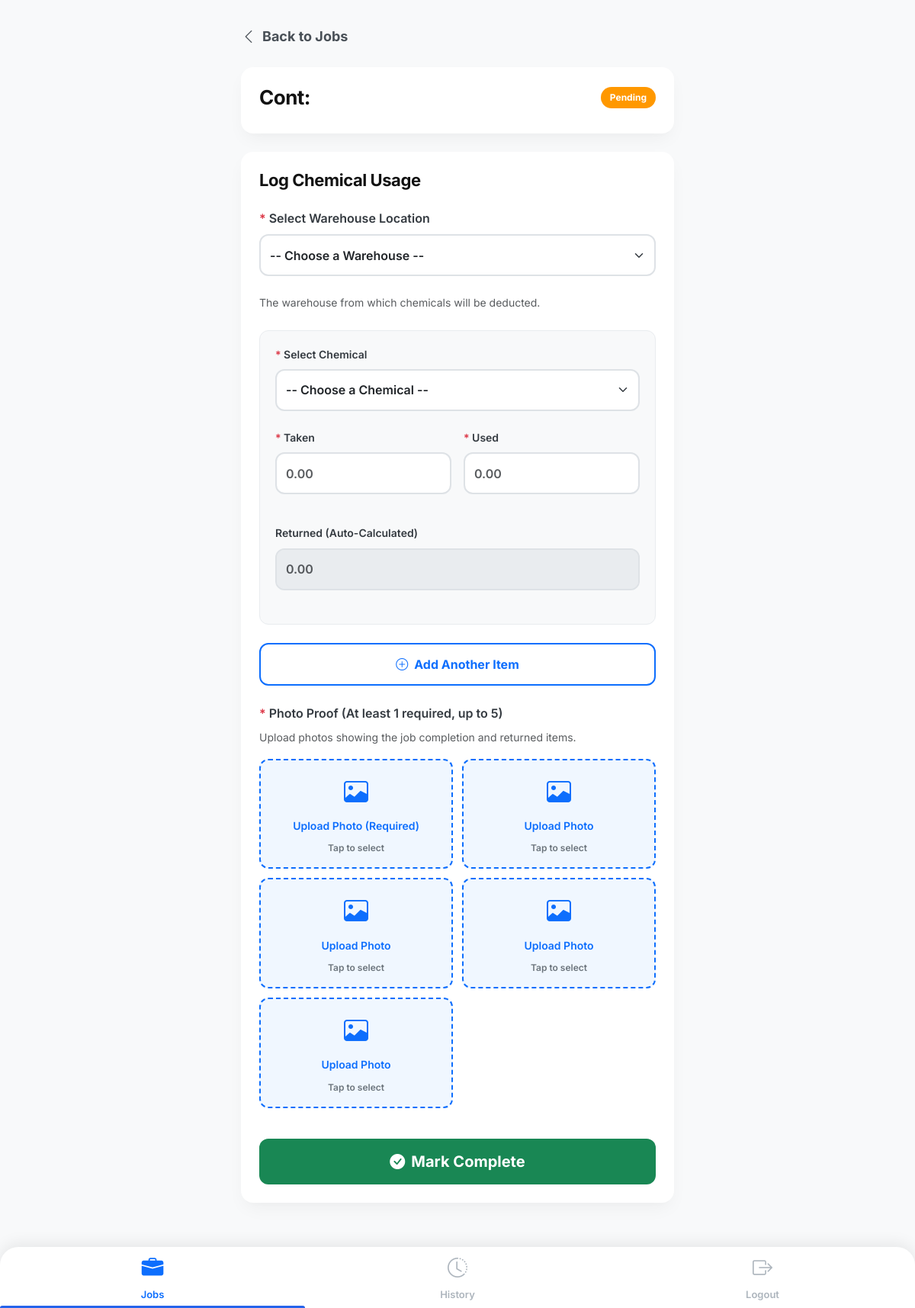
The app's page /job/7/ (signed in), older data.
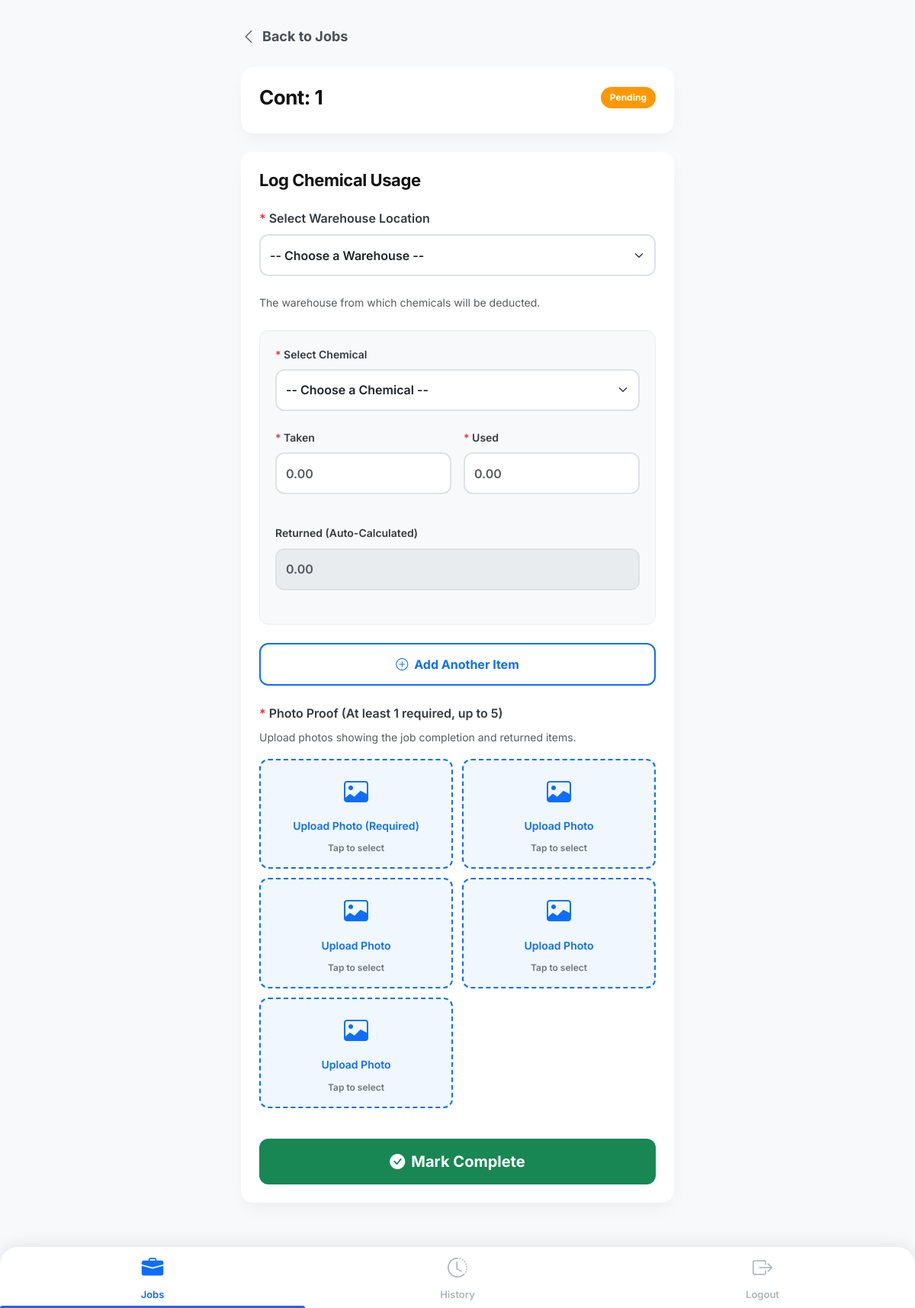
The same page, newer data.
### inventory_app/models.py (models this page shows, shortened)
class Job(models.Model):
    STATUS_CHOICES = (
        ('pending', 'Pending'),
        ('completed', 'Completed'),
    )
    TARGET_CHOICES = (
        ('Commodity', 'Commodity'),
        ('Container', 'Container'),
        ('Packing', 'Packing'),
        ('Other', 'Other'),
    )
    ENCLOSURE_CHOICES = (
        ('Sheeted', 'Sheeted'),
        ('Chamber', 'Chamber'),
        ('Un-sheeted', 'Un-sheeted'),
        ('Other', 'Other'),
    )
    container_number = models.CharField(
        max_length=100,
        help_text="Identifier for the shipping container."
    )
    title = models.CharField(max_length=200, default="New Job", help_text="e.g., Mundra Fumigation")
    assigned_workers = models.ManyToManyField(User, related_name='assigned_jobs_multi', help_text="Workers assigned to this job.")
    assigned_to = models.ForeignKey(
        User,
        on_delete=models.CASCADE,
        related_name='assigned_jobs',
        null=True,
        blank=True,
        help_text="[Deprecated] Field worker assigned to this job."
    )
    status = models.CharField(
        max_length=20,
        choices=STATUS_CHOICES,
        default='pending'
    )
    scheduled_date = models.DateField(
        help_text="The date the job is/was scheduled."
    )
    execution_date = models.DateField(
        default=timezone.localdate,
        help_text=(
            "The actual date the job was executed. "
            "Admins can backdate this for retroactive data entry."
        )
    )
    notes = models.TextField(
        blank=True,
        null=True,
        help_text="Admin notes or special instructions for this job."
    )
    chemical_item = models.ForeignKey(
        InventoryItem,
        on_delete=models.SET_NULL,
        blank=True,
        null=True,
        related_name='assigned_jobs',
        help_text="Chemical to be used for this job."
    )
    chemical_amount = models.DecimalField(
        max_digits=10,
        decimal_places=3,
        blank=True,
        null=True,
        help_text="Amount of chemical to take."
    )
    chemical_unit = models.CharField(
        max_length=50,
        choices=UNIT_CHOICES,
        blank=True,
        null=True,
        help_text="Unit for the chemical amount."
    )
    source_warehouse = models.ForeignKey(
        WarehouseLocation,
        on_delete=models.SET_NULL,
        blank=True,
        null=True,
        related_name='assigned_jobs_source',
        help_text="Warehouse to take the chemical from."
    )
    execution_address = models.TextField(
        blank=True,
        null=True,
        help_text="Address where the job will be executed."
    )
    cha = models.ForeignKey(
        CHA,
        on_delete=models.SET_NULL,
        blank=True,
        null=True,
        related_name='jobs',
        help_text="Customs House Agent handling this job."
    )
    exporter = models.ForeignKey(
        Exporter,
        on_delete=models.SET_NULL,
        blank=True,
        null=True,
        related_name='jobs',
        help_text="Exporter for this shipment."
    )
    client = models.ForeignKey(
        Client,
        on_delete=models.SET_NULL,
        blank=True,
        null=True,
        related_name='jobs',
        help_text="Consignee / Client for this shipment."
    )
    cargo_description = models.TextField(
        blank=True,
        null=True,
        help_text="Description of the cargo."
    )
    quantity_pkgs = models.CharField(
        max_length=100,
        blank=True,
        null=True,
        help_text="Quantity and packaging type (e.g., '100 Bags')."
    )
    site_location = models.CharField(
        max_length=200,
        blank=True,
        null=True,
        help_text="Specific site location for the job."
    )
    working_address = models.TextField(
        blank=True,
        null=True,
        help_text="Full working address."
    )
    subject = models.CharField(
        max_length=200,
        blank=True,
        null=True,
        help_text="Subject line for reports/certificates."
    )
    certificate_name = models.CharField(
        max_length=200,
        blank=True,
        null=True,
        help_text="Name to appear on certificates."
    )
    is_third_party_vendor = models.BooleanField(
        default=False,
        help_text="Indicates if a third-party vendor is executing the job."
    )
    branch = models.CharField(
        max_length=100,
        blank=True,
        null=True,
        help_text="Branch name."
    )
    customer_id_bill_to = models.CharField(
        max_length=100,
        blank=True,
        null=True,
        help_text="Customer ID (Bill To)."
    )
    remarks = models.TextField(
        blank=True,
        null=True,
        help_text="Optional remarks."
    )
    task_description = models.TextField(
        blank=True,
        null=True,
        help_text="Task description."
    )
    stock_warehouse = models.ForeignKey(
        WarehouseLocation,
        on_delete=models.SET_NULL,
        blank=True,
        null=True,
        related_name='jobs',
        help_text="Warehouse location for stock deduction."
    )
    other_supporting_work = models.TextField(
        blank=True,
        null=True,
        help_text="Other supporting work details."
    )
    vessel_voyage = models.CharField(max_length=200, blank=True, null=True)
    port_of_loading = models.CharField(max_length=200, blank=True, null=True)
    destination_country = models.CharField(max_length=200, blank=True, null=True)
    consignment_link = models.CharField(max_length=500, blank=True, null=True)
    commodity_country_of_origin = models.CharField(max_length=200, blank=True, null=True)
    gross_weight = models.CharField(max_length=100, blank=True, null=True, help_text="Include 'KGS'")
    net_weight = models.CharField(max_length=100, blank=True, null=True)
    target_of_fumigation = models.CharField(max_length=50, choices=TARGET_CHOICES, blank=True, null=True)
    enclosure_type = models.CharField(max_length=50, choices=ENCLOSURE_CHOICES, blank=True, null=True)
    datetime_commenced = models.DateTimeField(blank=True, null=True)
    datetime_completed = models.DateTimeField(blank=True, null=True)
    final_tlv_reading = models.CharField(max_length=100, blank=True, null=True)
    dosage = models.CharField(max_length=200, blank=True, null=True)
    method_application = models.CharField(max_length=200, blank=True, null=True)
    stack_size = models.CharField(max_length=200, blank=True, null=True)
    issue_date = models.DateField(blank=True, null=True, help_text="Date of Issue")
    fumigation_date = models.DateField(blank=True, null=True, help_text="Date of Fumigation")
    expiry_date = models.DateField(blank=True, null=True, help_text="Expiry Date")
    certificate_number = models.CharField(max_length=200, blank=True, null=True)
    customer_bill_to = models.CharField(max_length=200, blank=True, null=True)
    name_of_fumigant = models.CharField(max_length=200, blank=True, null=True)
    place_of_fumigation_general = models.CharField(max_length=200, blank=True, null=True)
    container_type_description = models.CharField(max_length=200, blank=True, null=True)
    total_containers = models.IntegerField(blank=True, null=True)
    print_container_size = models.BooleanField(default=False)
    seal_numbers = models.CharField(max_length=500, blank=True, null=True)
    commodity_description = models.TextField(blank=True, null=True)
    net_weight_unit = models.CharField(max_length=50, blank=True, null=True)
    gross_weight_unit = models.CharField(max_length=50, blank=True, null=True)
    target_commodity = models.BooleanField(default=False)
    target_container = models.BooleanField(default=False)
    target_packing = models.BooleanField(default=False)
    target_other = models.CharField(max_length=200, blank=True, null=True)
    prescribed_dose = models.CharField(max_length=100, blank=True, null=True)
    prescribed_exposure = models.CharField(max_length=100, blank=True, null=True)
    prescribed_temp = models.CharField(max_length=100, blank=True, null=True)
    applied_dose = models.CharField(max_length=100, blank=True, null=True)
    applied_exposure = models.CharField(max_length=100, blank=True, null=True)
    applied_temp = models.CharField(max_length=100, blank=True, null=True)
    fumigation_street = models.CharField(max_length=200, blank=True, null=True)
    fumigation_city = models.CharField(max_length=100, blank=True, null=True)
    fumigation_country = models.CharField(max_length=100, blank=True, null=True)
    fumigation_postcode = models.CharField(max_length=50, blank=True, null=True)
    operator_name = models.CharField(max_length=200, blank=True, null=True)
    certificate_sign_date = models.DateField(blank=True, null=True)
    additional_declaration = models.TextField(blank=True, null=True)
    treatment_provider_id = models.CharField(max_length=100, blank=True, null=True)
    accreditation_number = models.CharField(max_length=100, blank=True, null=True)
    created_at = models.DateTimeField(auto_now_add=True)
    updated_at = models.DateTimeField(auto_now=True)
    class Meta:
        ordering = ['-execution_date', '-created_at']
        verbose_name = "Job"
        verbose_name_plural = "Jobs"

### inventory_app/views.py (the view)
# urls.py: path('job/<int:job_id>/', views.job_detail_view, name='job_detail'),
@never_cache
@login_required
def job_detail_view(request, job_id):
    job = get_object_or_404(Job, id=job_id, assigned_workers=request.user)
    if job.status == 'completed':
        return redirect('job_list')
    warehouse_locations = WarehouseLocation.objects.all()
    FORMSET_PREFIX = 'inventoryusagelog_set'
    if request.method == 'POST':
        warehouse_location_id = request.POST.get('warehouse_location')
        if not warehouse_location_id:
            return JsonResponse({'success': False, 'error': 'Please select a Warehouse Location.'}, status=400)
        try:
            warehouse_location = WarehouseLocation.objects.get(id=warehouse_location_id)
        except WarehouseLocation.DoesNotExist:
            return JsonResponse({'success': False, 'error': 'Invalid Warehouse Location selected.'}, status=400)
        has_images = any(request.FILES.get(f'job_image_{i}') for i in range(5))
        if not has_images:
            return JsonResponse({'success': False, 'error': 'Please upload at least one photo proof.'}, status=400)
        formset = InventoryUsageLogFormSet(
            request.POST,
            queryset=InventoryUsageLog.objects.none(),
            prefix=FORMSET_PREFIX,
        )
        if formset.is_valid():
            with transaction.atomic():
                from collections import defaultdict
                from decimal import Decimal
                item_taken_totals = defaultdict(Decimal)
                for form in formset.forms:
                    cd = form.cleaned_data
                    if not cd or cd.get('DELETE', False):
                        continue
                    if not cd.get('item'):
                        continue
                    item_taken_totals[cd['item']] += cd.get('amount_taken', Decimal('0'))
                stock_errors = []
                for item, total_taken in item_taken_totals.items():
                    try:
                        stock_level = StockLevel.objects.get(item=item, location=warehouse_location)
                        available = Decimal(str(stock_level.quantity))
                        if total_taken > available:
                            val_taken = total_taken.normalize()
                            val_avail = available.normalize()
                            stock_errors.append(f"Not enough stock for {item.name}. Available: {val_avail}, Attempting to take: {val_taken}.")
                    except StockLevel.DoesNotExist:
                        stock_errors.append(f"No stock record found for {item.name} at {warehouse_location.name}.")
                if stock_errors:
                    return JsonResponse({'success': False, 'error': " | ".join(stock_errors)}, status=400)
                saved_logs = []
                image_files = [f for key in request.FILES for f in request.FILES.getlist(key) if key.startswith('job_image_') or key == 'completion_images']
                multi_images = request.FILES.getlist('completion_images')
                single_images = [request.FILES.get(f'job_image_{i}') for i in range(5) if request.FILES.get(f'job_image_{i}')]
                all_images = multi_images if multi_images else single_images
                for form in formset.forms:
                    cd = form.cleaned_data
                    if not cd or cd.get('DELETE', False):
                        continue
                    if not cd.get('item'):  # item is required
                        continue
                    log = form.save(commit=False)
                    log.job = job
                    from decimal import Decimal
                    log.amount_taken = round(Decimal(str(log.amount_taken)), 2)
                    log.amount_used = round(Decimal(str(log.amount_used)), 2)
                    log.amount_returned = round(Decimal(str(log.amount_returned)), 2)
                    if not saved_logs and all_images:
                        log.photo_proof = all_images[0]
                    log.save()
                    saved_logs.append(log)
                    from decimal import Decimal
                    try:
                        stock_level = StockLevel.objects.get(
                            item=log.item,
                            location=warehouse_location
                        )
                        new_qty = stock_level.quantity - float(log.amount_used)
                        stock_level.quantity = max(0, int(new_qty)) if isinstance(stock_level.quantity, int) else max(Decimal('0'), Decimal(str(new_qty)))
                        stock_level.save()
                    except StockLevel.DoesNotExist:
                        pass  # No stock record — admin can reconcile later
                if saved_logs:
                    job.status = 'completed'
                    job.save()
                    for img_file in all_images:
                        JobImage.objects.create(job=job, image=img_file)
                    return JsonResponse({
                        'success': True,
                        'message': f'Successfully logged {len(saved_logs)} item(s) and completed job {job.container_number}.'
                    })
                else:
                    return JsonResponse({
                        'success': False,
                        'error': 'No valid items to log. Please fill in at least one item with Taken and Used amounts.'
                    }, status=400)
        else:
            error_msgs = []
            for ferr in formset.errors:
                for field, errs in ferr.items():
                    if field != '__all__':
                        error_msgs.extend(errs)
            if formset.non_form_errors():
                error_msgs.extend(formset.non_form_errors())
            error_text = ' | '.join(dict.fromkeys(error_msgs)) if error_msgs else 'Please correct the errors in the form.'
            return JsonResponse({'success': False, 'error': error_text}, status=400)
    else:
        formset = InventoryUsageLogFormSet(
            queryset=InventoryUsageLog.objects.none(),
            prefix=FORMSET_PREFIX,
        )
    context = {
        'job': job,
        'formset': formset,
        'warehouse_locations': warehouse_locations,
        'inventory_items': InventoryItem.objects.all().order_by('name'),
    }
    return render(request, 'inventory_app/job_detail.html', context)

### inventory_app/templates/inventory_app/job_detail.html (shortened to what the changed rows need)
{% extends 'inventory_app/base.html' %}
{% block content %}
<div class="card mb-4">
    <div class="d-flex justify-content-between align-items-center mb-2">
        <h2 style="margin: 0; font-size: 26px;">Cont: {{ job.container_number }}</h2>
        {% if job.status == 'in_progress' %}
            <span class="badge rounded-pill bg-primary" style="font-weight: 700; padding: 8px 12px; font-size: 12px;">In Progress</span>
        {% else %}
            <span class="badge rounded-pill" style="background-color: #ff9800; color: #fff; font-weight: 700; padding: 8px 12px; font-size: 12px;">{{ job.get_status_display }}</span>
        {% endif %}
    </div>
</div>
{% endblock %}

Row changes from the older to the newer data that the page shows:
changed Job "Pending": container_number (not shown) → "1"
